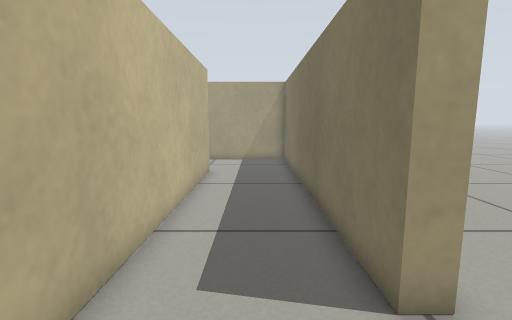
[1] (above)

23 first-person views from a walk through a Gazebo world. The camera is 0.51 m above the floor, tilts 8° down and sees 85° across. The floor is counted in squares, 0.2 m on a side. Each view is taken from the middle of a square. On the plan, view 1 faces up. The plan holds only what a view shows up to about 18 squares ahead; the rest is blank.

[2]
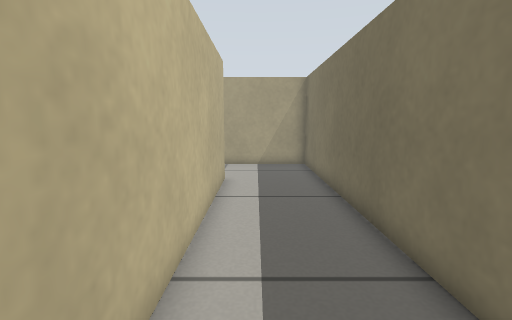

[3]
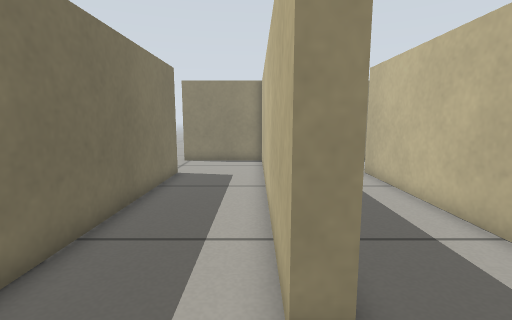

[4]
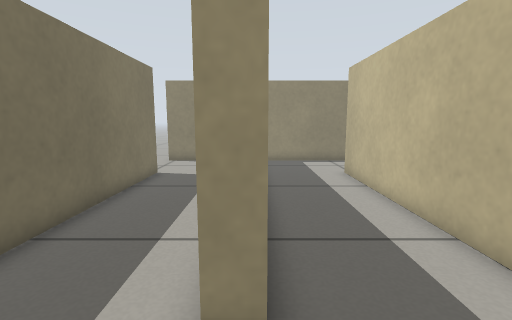

[5]
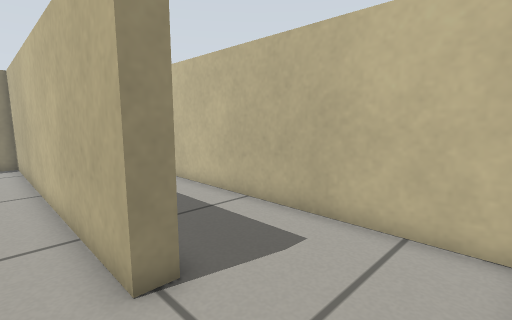

[6]
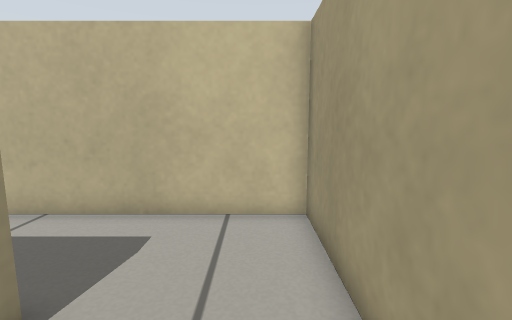

[7]
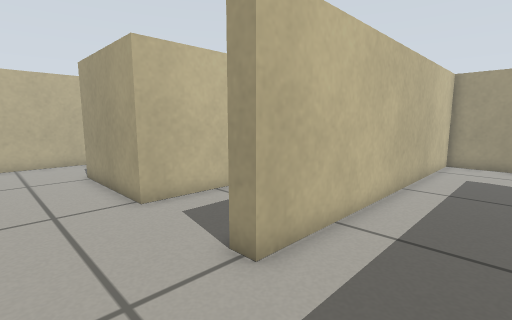

[8]
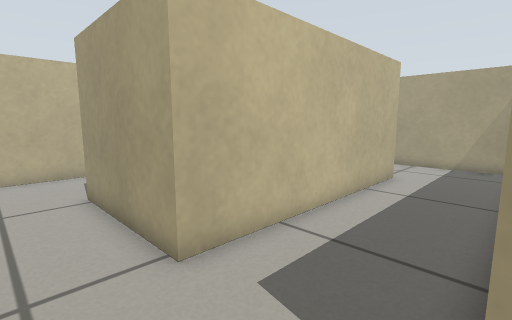

[9]
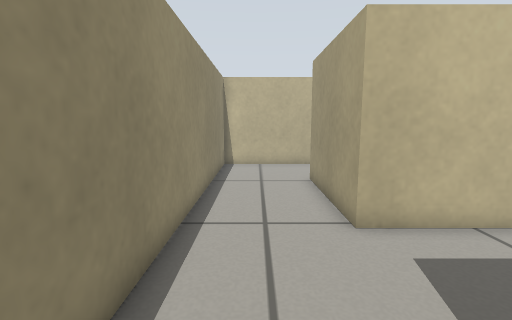

[10]
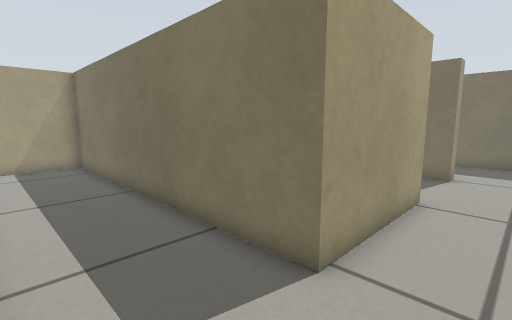

[11]
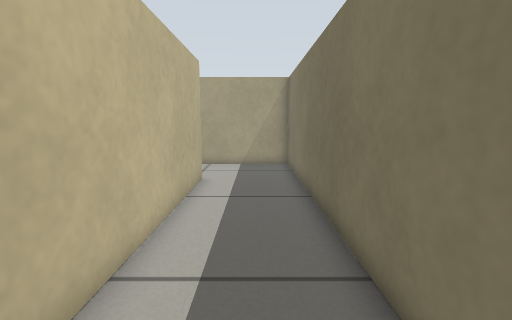

[12]
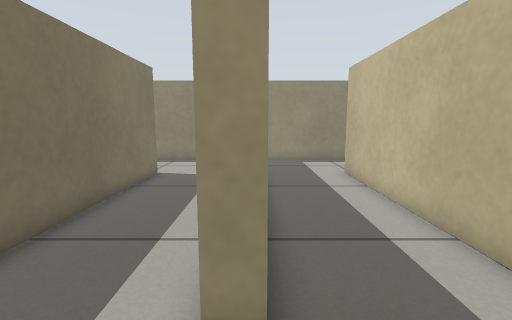

[13]
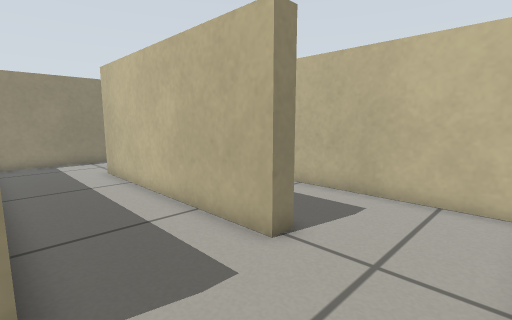

[14]
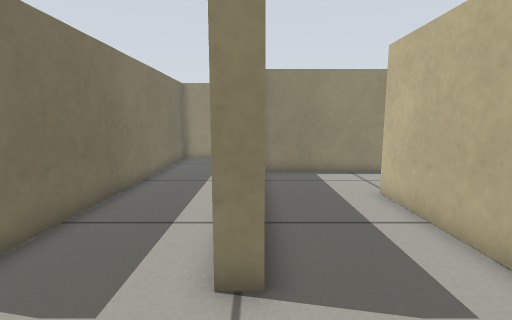

[15]
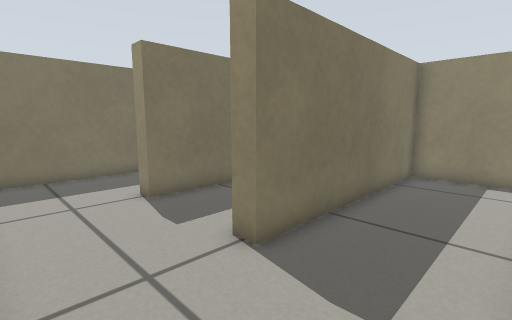

[16]
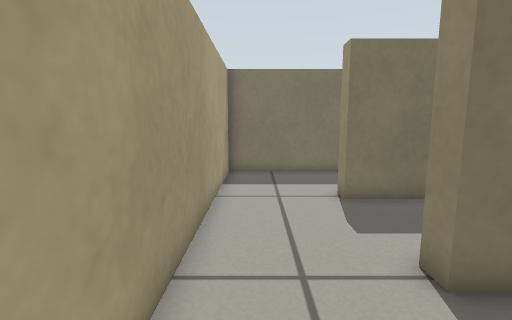

[17]
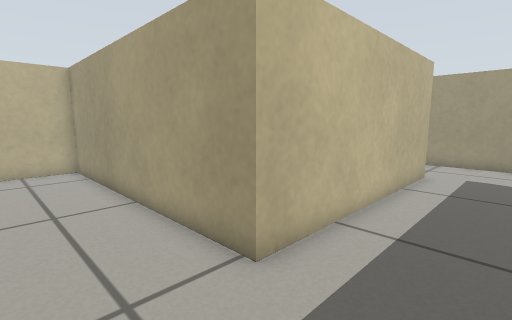

[18]
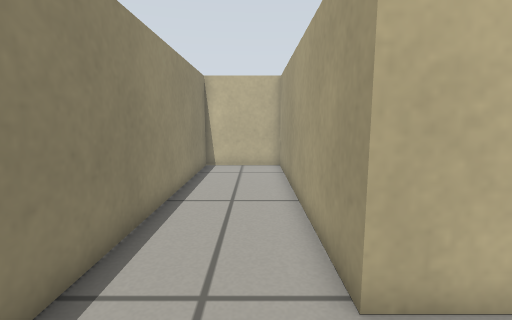

[19]
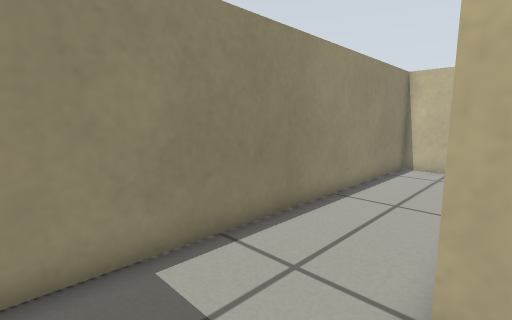

[20]
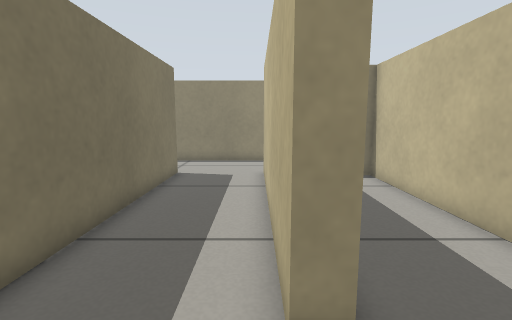

[21]
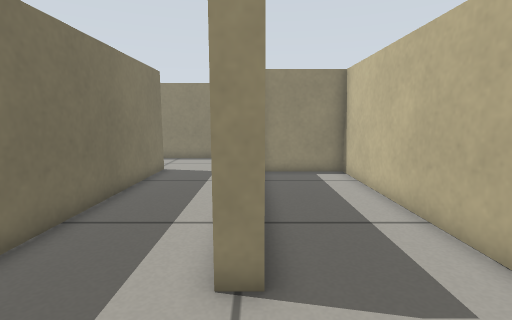

[22]
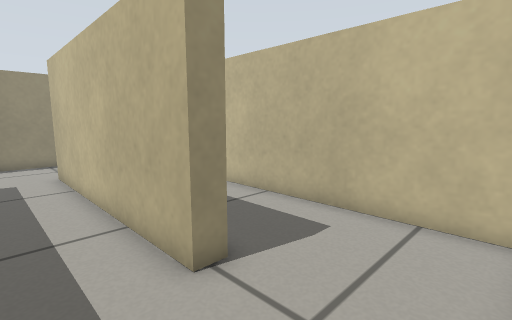

[23]
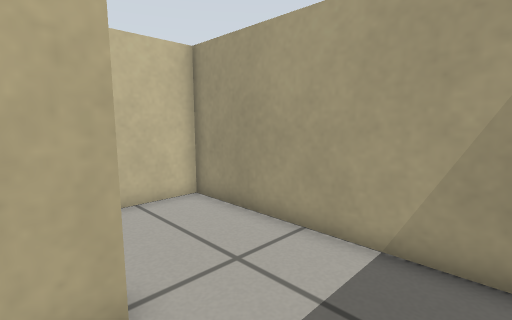

### Floor plan
Ten units are one square. View 1 is at (0, 0); x grows to the right and y downward. Boxes are objects, and circles mark ways between rooms. Rooms are numbered by the first view taken in them; rooms with no view inside come last. Other rooms are left out.
<svg viewBox="-404 -189 429 203">
<path fill="none" stroke="#000" d="M-24 -141 -24 9 16 9M19 -34 19 -184 -25 -184M-32 -141 -24 -141M-31 -16 -31 -41M-25 -184 -74 -184 -74 -34 -81 -34M-85 9 -38 9M-224 -141 -224 9 -85 9M-124 -141 -124 -34 -181 -34 -181 -184 -226 -184M-81 -34 -81 -131M-89 -184 -124 -184M-231 4 -231 -141 -224 -141M-274 -141 -274 -34 -399 -34 -399 9 -236 9M-226 -184 -276 -184M-324 -177 -324 -84M-276 -184 -308 -184M-325 -41 -281 -41 -281 -141 -274 -141M-132 -141 -124 -141M-124 -184 -174 -184 -174 -41 -134 -41"/>
<circle cx="-30" cy="-165" r="3" fill="#2a7"/>
<circle cx="-80" cy="-15" r="3" fill="#2a7"/>
<circle cx="-230" cy="-165" r="3" fill="#2a7"/>
<circle cx="-130" cy="-165" r="3" fill="#2a7"/>
<circle cx="-280" cy="-165" r="3" fill="#2a7"/>
<text x="-10" y="-90">1</text>
<text x="-60" y="-90">2</text>
<text x="-190" y="-80">3</text>
<text x="-270" y="-60">4</text>
<text x="-300" y="-120">5</text>
<text x="-150" y="-120">6</text>
</svg>
Room 1 opens to room 2. Room 2 opens to room 3. Room 3 opens to room 4. Room 3 opens to room 6. Room 4 opens to room 5.

Where each view was taken, in squares from view 1:
view 1: 0 up, 0 right, facing up
view 2: 2 up, 1 left, facing up
view 3: 17 up, 2 left, facing down
view 4: 17 up, 3 left, facing down
view 5: 18 up, 1 left, facing down-left
view 6: 17 up, 0 right, facing left
view 7: 0 up, 4 left, facing up-left
view 8: 1 up, 8 left, facing up-left
view 9: 1 up, 6 left, facing left
view 10: 1 up, 22 left, facing up-right
view 11: 2 up, 20 left, facing up
view 12: 17 up, 23 left, facing down
view 13: 18 up, 23 left, facing down-left
view 14: 18 up, 28 left, facing down
view 15: 18 up, 32 left, facing down-right
view 16: 17 up, 32 left, facing right
view 17: 0 up, 24 left, facing up-left
view 18: 2 up, 24 left, facing left
view 19: 4 up, 24 left, facing down-left
view 20: 17 up, 12 left, facing down
view 21: 18 up, 13 left, facing down
view 22: 18 up, 10 left, facing down-left
view 23: 13 up, 9 left, facing up-left
